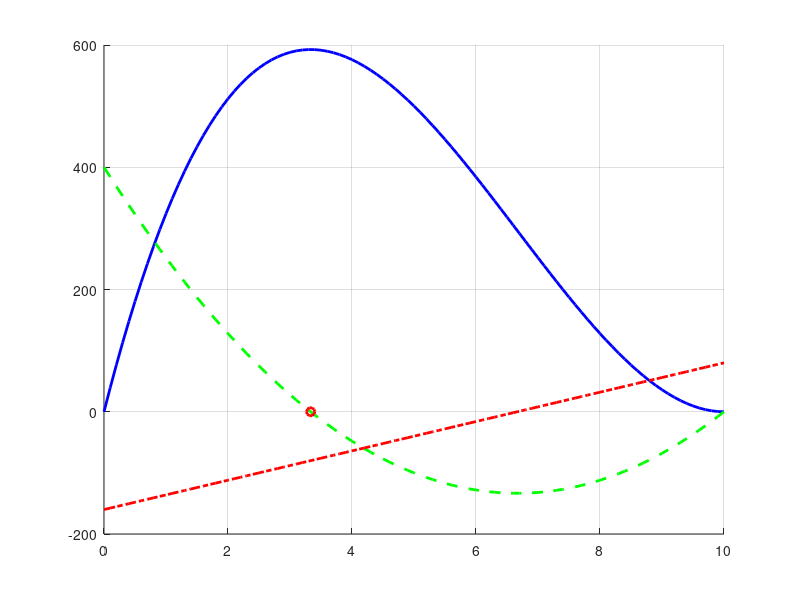

The MATLAB script that drew this image:
clear all
% close all
clc

f = @(x) (20-2*x).*(20-2*x).*x;
fp = @(x) 12*x.^2-160*x+400;
fpp = @(x) 24*x-160;

x = 0:0.1:10;%%%<------


xr = 0.5;
N = 10;

for i=1:N
    xr = xr - fp(xr)/fpp(xr);
end


if fpp(xr)>=0
    disp(['minimo en x = ' num2str(xr)])
else
    disp(['maximo en x = ' num2str(xr)])
end

% figure
cla
grid on
hold on
plot(x,f(x),'b-','LineWidth',2)
plot(x,fp(x),'g--','LineWidth',2)
plot(x,fpp(x),'r-.','LineWidth',2)

plot(xr,fp(xr),'ro','LineWidth',2)
